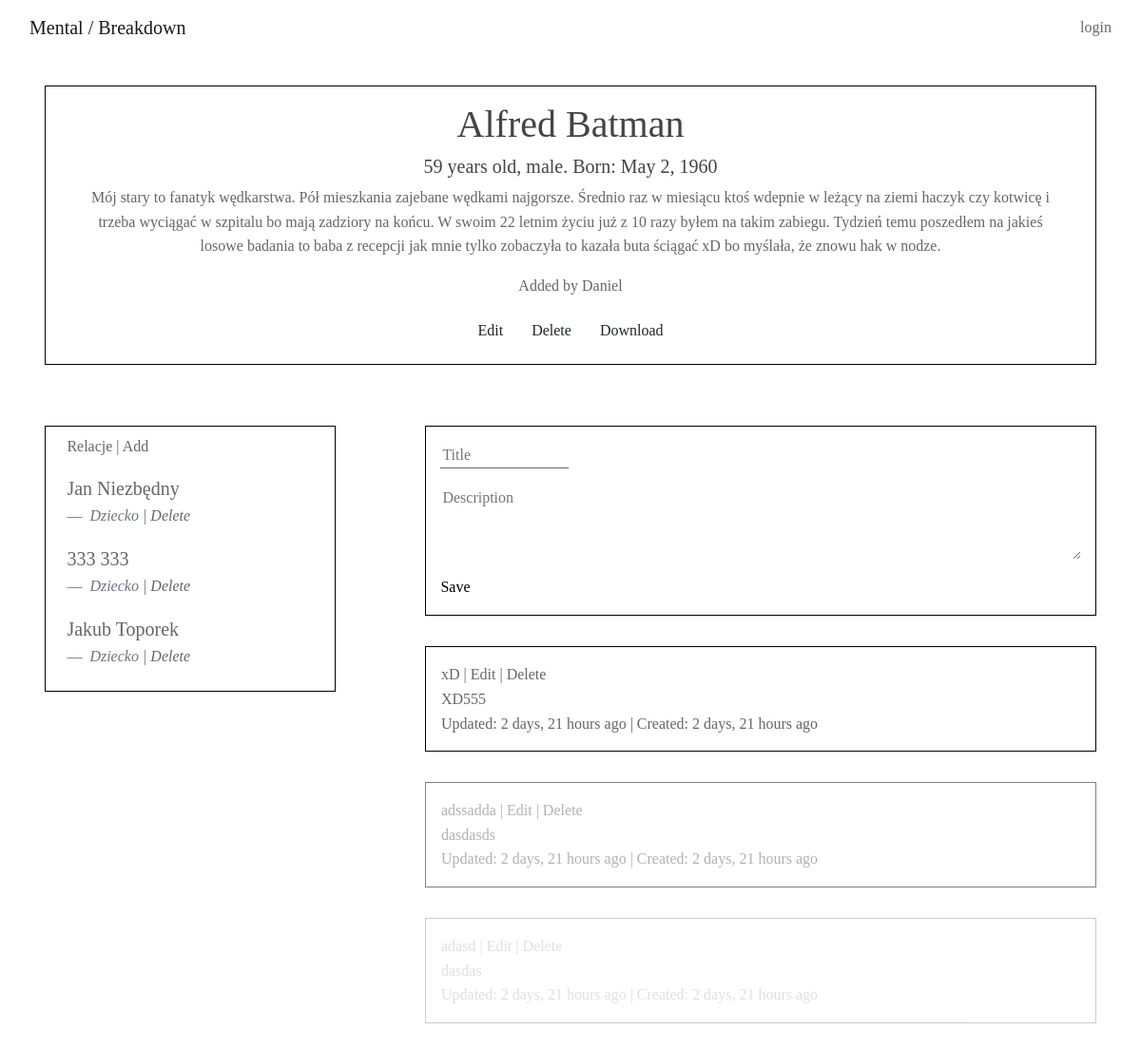
Screenshot of /contact/view/24 with the database file from the repository.
### crm/models.py (models this page shows, shortened)
class Contact(models.Model):
    SEX_CHOICES = (
        ('Female', 'Female',),
        ('Male', 'Male',),
        ('Unsure', 'Unsure',),
    )
    first_name = models.CharField(max_length=128)
    last_name = models.CharField(max_length=128)
    birthdate = models.DateField()
    sex = models.CharField(choices=SEX_CHOICES, max_length=64, null=True, default="Unknown")
    description = models.CharField(max_length=600, blank="No description", null="True")
    contacts = models.ManyToManyField('self', through='ContactRelationship')
    activites = models.ForeignKey('Activity', related_name="contact_activity", on_delete=models.CASCADE, null=True)
    updated_at = models.DateTimeField(null=True)
    avatar = models.ImageField(upload_to='images/', null=True)
    created_by = models.ForeignKey(User, null=True, blank=True, on_delete=models.DO_NOTHING,
                                   related_name='created_by')
    def __str__(self):
        return f"{self.first_name} {self.last_name}"
    @property
    def age(self):
        return int((datetime.now().date() - self.birthdate).days / 365.25)

class ContactRelationship(models.Model):
    types = models.ForeignKey('RelationshipType', blank=True,
                              related_name='contact_relationships', on_delete=models.CASCADE)
    from_contact = models.ForeignKey('Contact', related_name='from_contacts', on_delete=models.CASCADE)
    to_contact = models.ForeignKey('Contact', related_name='to_contacts', on_delete=models.CASCADE)

class RelationshipType(models.Model):
    name = models.CharField(max_length=64, null=True)
    from_type = models.CharField(max_length=64)
    to_type = models.CharField(max_length=64)

class Activity(models.Model):
    created_at = models.DateTimeField(auto_now_add=True)
    updated_at = models.DateTimeField(auto_now=True, null=True)
    title = models.CharField(max_length=100)
    description = models.CharField(max_length=300)
    activity_contact = models.ForeignKey(Contact, on_delete=models.CASCADE)

### crm/views.py (the view, shortened to what this page needs)
# urls.py: path('contact/view/<int:id>', ContactView.as_view()),
class ContactView(View):
    def get(self, request, id):
        contact = Contact.objects.get(id=id)
        activities1 = Activity.objects.filter(activity_contact=contact).order_by('-updated_at')[0:1]
        activities2 = Activity.objects.filter(activity_contact=contact).order_by('-updated_at')[1:2]
        activities3 = Activity.objects.filter(activity_contact=contact).order_by('-updated_at')[2:4]
        activities4 = Activity.objects.filter(activity_contact=contact).order_by('-updated_at')[4:]
        activity_form = ActivityForm()
        from_relationships = ContactRelationship.objects.filter(from_contact=contact)
        to_relationships = ContactRelationship.objects.filter(to_contact=contact)
        return render(request, 'contact.html',
                      {'contact': contact, 'activity_form': activity_form, 'activities1': activities1,
                       'activities2': activities2, 'activities3': activities3, 'activities4': activities4,
                       'from_relationships': from_relationships, 'to_relationships': to_relationships})

### crm/forms.py
class NavbarForm(forms.Form):
    name = forms.CharField(label=False, widget=forms.TextInput(attrs={'placeholder': 'Search'}))

class ActivityForm(forms.Form):
    title = forms.CharField(label="Activity title", widget=forms.TextInput(attrs={'placeholder': 'Title'}))
    description = forms.CharField(label="Activity title", widget=forms.Textarea(attrs={'placeholder': 'Description'}))

### crm/context_processors.py (called while the page is built)
def navbarform(request):
    return {
        'navbarform': NavbarForm()
    }

### crm/templates/contact.html (shortened to what this page needs)
{% extends 'base.html' %}
{% load humanize %}
{% block content %}
    <div class="contact-info">
        <div class="col-lg-12">
            {% if contact %}
                <div class="form-row">
                    <div class="form-group col-md-12 mb-0">
                        <h1>{{ contact.first_name }} {{ contact.last_name }}</h1>
                    </div>
                </div>
                <div class="form-row">
                    <div class="form-group col-md-12 mb-0">
                        <h5>{{ contact.age }} years old, {{ contact.sex|lower }}. Born: {{ contact.birthdate }}</h5>
                    </div>
                </div>
                <div class="form-row">
                    <div class="form-group col-md-12 mb-0">
                        <p>{{ contact.description }}</p>
                        <p>Added by {{ contact.created_by|capfirst }}</p>
                    </div>
                </div>
                <div class="form-row">
                    <div class="form-group col-md-12 mb-0">
                        <a href="/contact/edit/{{ contact.id }}" class="btn btn-defaultbtn btn-default">Edit</a>
                        <a href="/contact/delete/{{ contact.id }}" class="btn btn-default">Delete</a>
                        <a href="/render/pdf/{{ contact.id }}" class="btn btn-default">Download</a>
                    </div>
                </div>
            {% endif %}
        </div>
    </div>
{% endblock %}
{% block relationship %}
    <div class="relationships">
        <div class="col-md-12">
            <p>Relacje |
                {% if contact %}
                    <a href="/contact/{{ contact.id }}/relationship/add">Add</a>
                {% else %}
                    <a href="/contact/{{ id }}/relationship/add">Add</a>
                {% endif %}
            </p>
        </div>
        {% if from_relationships %}
            {% for relationship in from_relationships %}
                <div class="col-md-12">
                    <blockquote class="blockquote">
                        <p class="mb-0">
                            <a href="/contact/view/{{ relationship.to_contact.id }}">{{ relationship.to_contact }}</a>
                        </p>
                        <footer class="blockquote-footer">
                            <cite>{{ relationship.types.to_type }} | <a
                                    href="/contact/{{ contact.id }}/relationship/delete/{{ "from" }}/{{ relationship.to_contact.id }}/{{ relationship.types.id }}">Delete</a></cite>
                        </footer>
                    </blockquote>
                </div>
            {% endfor %}
        {% endif %}
    </div>
{% endblock %}
{% block activity %}
    {% if activity_form %}
        <div class="activity-submit-box">
            <form role="form" method="POST">
                <div class="form-group activity title">
                    {{ activity_form.title }}
                </div>
                <div class="form-group activity description">
                    {{ activity_form.description }}
                </div>
                <button type="submit" title="save contact">Save</button>
            </form>
        </div>
    {% endif %}
    {% if activities1 %}
        {% for activity in activities1 %}
            <div class="activity-box">
                <div class="activitiy-title">
                    {{ activity.title }} | <a href="/contact/{{ contact.id }}/activity/{{ activity.id }}/edit/">Edit</a>
                    | <a href="/contact/{{ contact.id }}/activity/{{ activity.id }}/delete/">Delete</a>
                </div>
                <div class="activitiy-description">
                    {{ activity.description }}
                </div>
                <div class="activitiy-created">
                    Updated: {{ activity.updated_at|naturaltime }} | Created: {{ activity.created_at|naturaltime }}
                </div>
            </div>
        {% endfor %}
        {% for activity in activities2 %}
            <div class="activity-box" style="opacity: 0.5;">
                <div class="activitiy-title">
                    {{ activity.title }} | <a href="/contact/{{ contact.id }}/activity/{{ activity.id }}/edit/">Edit</a>
                    | <a href="/contact/{{ contact.id }}/activity/{{ activity.id }}/delete/">Delete</a>
                </div>
                <div class="activitiy-description">
                    {{ activity.description }}
                </div>
                <div class="activitiy-created">
                    Updated: {{ activity.updated_at|naturaltime }} | Created: {{ activity.created_at|naturaltime }}
                </div>
            </div>
        {% endfor %}
        {% for activity in activities3 %}
            <div class="activity-box" style="opacity: 0.2;">
                <div class="activitiy-title">
                    {{ activity.title }} | <a href="/contact/{{ contact.id }}/activity/{{ activity.id }}/edit/">Edit</a>
                    | <a href="/contact/{{ contact.id }}/activity/{{ activity.id }}/delete/">Delete</a>
                </div>
                <div class="activitiy-description">
                    {{ activity.description }}
                </div>
                <div class="activitiy-created">
                    Updated: {{ activity.updated_at|naturaltime }} | Created: {{ activity.created_at|naturaltime }}
                </div>
            </div>
        {% endfor %}
    {% endif %}
    </div>
{% endblock %}

### crm/static/css/style.css (style rules this page uses)
html { line-height: 1.6; }
body, p, a { font-family: "Times New Roman", Times, serif; color: #666666; line-height: 1.6; }
input { border: none; border-bottom: 1px solid #666666; }
h1, h2, h3, h4, h5 { line-height: 1.2; color: #444444 }
.contact-info { text-align: center; margin: 2rem; padding: 1rem; border: solid 1px black; }
.activity-submit-box { border: black solid 1px; margin: 2rem; padding: 2%; display: block; height: 200px; }
.activity-box { border: black solid 1px; margin: 2rem; padding: 2%; display: block; }
.activity-box { border: black solid 1px; padding: 1rem; height: auto; margin-top: 1%; }
.relationships { border: black solid 1px; margin: 2rem; padding: 2%; }
.activity-submit-box textarea { border: none; height: 60%; width: 100%; }
.activity-submit-box button { border: none; margin: 0; padding: 0; background: none; }
.form-group input { width: 20%; }
button, input[type=submit] { border: none; margin: 0; padding: 0; background: none; }
#id_description { width: 100%; height: 5rem; }

### rows the page displays
Contact: first_name "Alfred", last_name "Batman", age "59", sex "male", birthdate "May 2, 1960", description "Mój stary to fanatyk wędkarstwa. Pół mieszkania zajebane wędkami najgorsze. Średnio raz w miesiącu ktoś wdepnie w leżący na ziemi haczyk czy kotwicę i trzeba wyciągać w szpitalu bo mają zadziory na końcu. W swoim 22 letnim życiu już z 10 razy byłem na takim zabiegu. Tydzień temu poszedłem na jakieś losowe badania to baba z recepcji jak mnie tylko zobaczyła to kazała buta ściągać xD bo myślała, że znowu hak w nodze.", created_by "Daniel"
ContactRelationship: to_contact "Jan Niezbędny", types.to_type "Dziecko"
ContactRelationship: to_contact "333 333", types.to_type "Dziecko"
ContactRelationship: to_contact "Jakub Toporek", types.to_type "Dziecko"
Activity: title "xD", description "XD555", updated_at "2 days, 21 hours ago", created_at "2 days, 21 hours ago"
Activity: title "adssadda", description "dasdasds", updated_at "2 days, 21 hours ago", created_at "2 days, 21 hours ago"
Activity: title "adasd", description "dasdas", updated_at "2 days, 21 hours ago", created_at "2 days, 21 hours ago"
